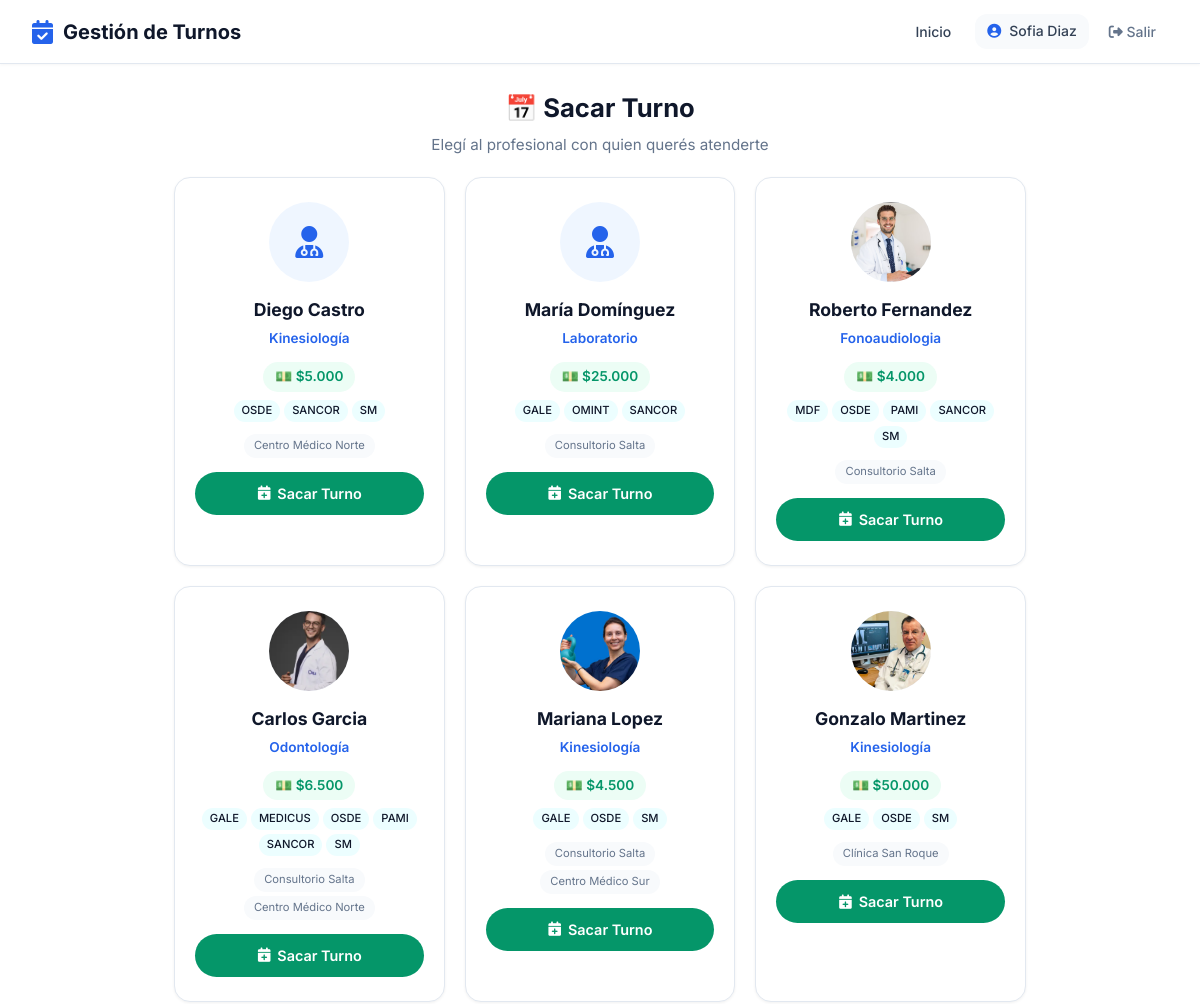
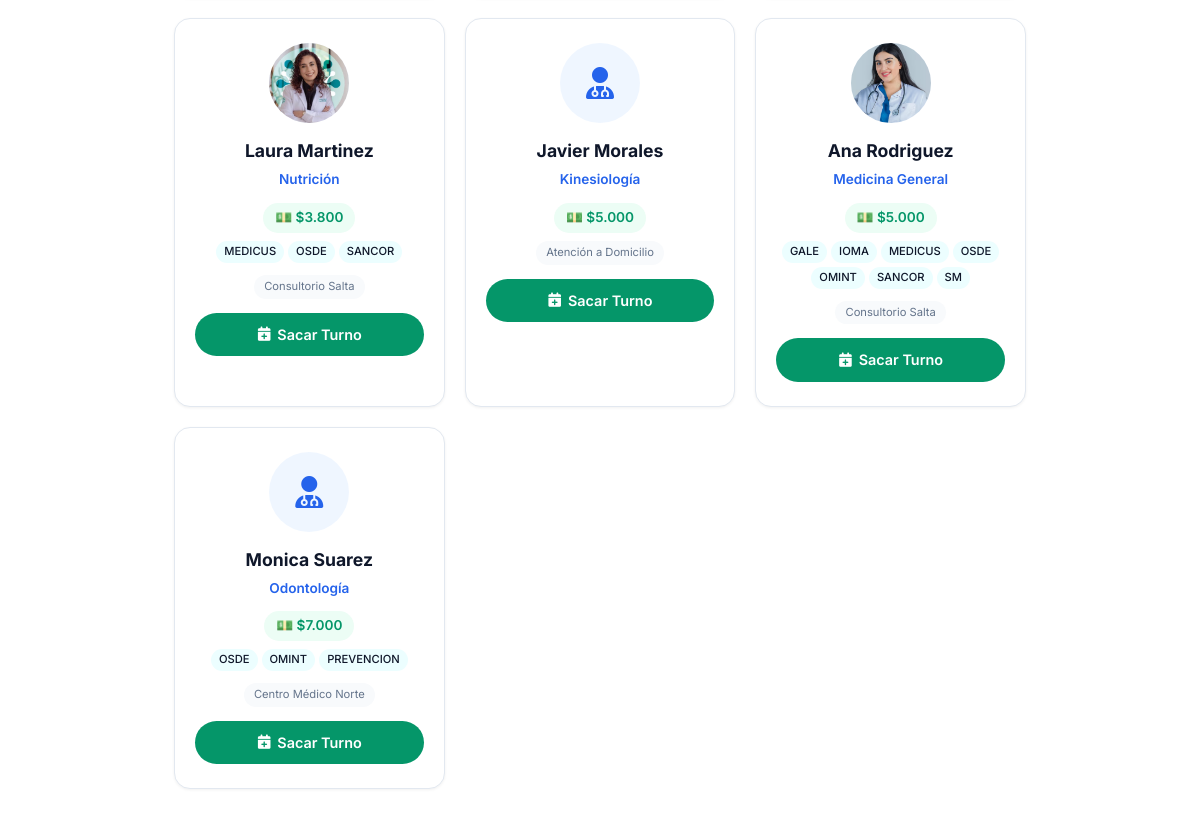
Page /paciente/sacar-turno/ (signed in) on the committed database (2 pictures, top to bottom).
### usuarios/models.py (models this page shows, shortened)
class Usuario(AbstractUser):
    ROLES = [
        ('admin', 'Administrador'),
        ('profesional', 'Profesional'),
        ('secretaria', 'Secretaría'),
        ('paciente', 'Paciente'),
    ]
    rol = models.CharField(max_length=20, choices=ROLES, default='paciente')
    telefono = models.CharField(max_length=20, blank=True)
    establecimiento = models.ForeignKey(
    'establecimientos.Establecimiento',
    on_delete=models.SET_NULL,
    null=True,
    blank=True,
    verbose_name='Establecimiento'
)
    class Meta:
        verbose_name = 'Usuario'
        verbose_name_plural = 'Usuarios'

### profesionales/models.py (models this page shows, shortened)
class Profesional(Persona):
    ESPECIALIDADES = [
        ('odontologia', 'Odontología'),
        ('kinesiologia', 'Kinesiología'),
        ('psicologia', 'Psicología'),
        ('nutricion', 'Nutrición'),
        ('cardiologia', 'Cardiología'),
        ('medicina_general', 'Medicina General'),
        ('dermatologia', 'Dermatología'),
        ('estetica', 'Estética'),
        ('pediatria', 'Pediatría'),
        ('traumatologia', 'Traumatología'),
        ('veterinaria', 'Veterinaria'),
        ('fonoaudiologia', 'Fonoaudiologia'),
        ('laboratorio', 'Laboratorio'),
        ('otro', 'Otro'),
    ]
    usuario = models.OneToOneField(
        'usuarios.Usuario',
        on_delete=models.CASCADE,
        verbose_name='Usuario'
    )
    especialidad = models.CharField(
        max_length=50,
        choices=ESPECIALIDADES,
        verbose_name='Especialidad'
    )
    matricula = models.CharField(
        max_length=50,
        blank=True,
        verbose_name='Matrícula Profesional'
    )
    color_calendario = models.CharField(
        max_length=7,
        default='#4A90D9',
        verbose_name='Color en Calendario'
    )
    acepta_obra_social = models.BooleanField(
        default=False,
        verbose_name='Acepta Obra Social'
    )
    descripcion = models.TextField(
        blank=True,
        verbose_name='Descripción Profesional'
    )
    alias_pago = models.CharField(max_length=200, blank=True, verbose_name='Alias para transferencia')
    foto = models.ImageField(
    upload_to='profesionales/',
    blank=True,
    null=True,
    verbose_name='Foto de Perfil'
    )
    establecimientos = models.ManyToManyField(
    'establecimientos.Establecimiento',
    blank=True,
    related_name='profesionales',
    verbose_name='Consultorios donde atiende'
    )
    frase_destacada = models.CharField(max_length=200, blank=True, verbose_name='Frase destacada')
    precio_particular = models.DecimalField(max_digits=10, decimal_places=2, null=True, blank=True, verbose_name='Precio consulta particular')
    obras_sociales_texto = models.TextField(blank=True, verbose_name='Obras sociales (texto libre)')
    servicios_texto = models.TextField(blank=True, verbose_name='Servicios / Especializaciones')
    servicios_destacados = models.TextField(blank=True, verbose_name='Servicios destacados')
    especializaciones = models.TextField(blank=True, verbose_name='Especializaciones')
    atiende_por_orden = models.BooleanField(
    default=False,
    verbose_name='Atiende por orden de llegada'
)
    obras_sociales = models.ManyToManyField(
        'obras_sociales.ObraSocial',
        blank=True,
        related_name='profesionales',
        verbose_name='Obras Sociales'
    )
    planes = models.ManyToManyField(
        'obras_sociales.Plan',
        blank=True,
        verbose_name='Planes'
    )
    permite_ejercicios = models.BooleanField(
    default=False,
    verbose_name='Activar sección de ejercicios'
)
    permite_planes_alimentacion = models.BooleanField(
        default=False,
        verbose_name='Activar planes de alimentación'
    )
    class Meta:
        verbose_name = 'Profesional'
        verbose_name_plural = 'Profesionales'
        ordering = ['apellido', 'nombre']

### obras_sociales/models.py (models this page shows, shortened)
class ObraSocial(ModeloBase):
    nombre = models.CharField(max_length=200, verbose_name='Nombre')
    sigla = models.CharField(max_length=20, verbose_name='Sigla')
    telefono = models.CharField(max_length=20, blank=True, verbose_name='Teléfono')
    email = models.EmailField(blank=True, verbose_name='Email')
    activo = models.BooleanField(default=True, verbose_name='Activo')
    class Meta:
        verbose_name = 'Obra Social'
        verbose_name_plural = 'Obras Sociales'
        ordering = ['nombre']

### establecimientos/models.py (models this page shows, shortened)
class Establecimiento(ModeloBase):
    nombre = models.CharField(max_length=200, verbose_name='Nombre')
    direccion = models.CharField(max_length=200, verbose_name='Dirección')
    telefono = models.CharField(max_length=20, verbose_name='Teléfono')
    email = models.EmailField(verbose_name='Email')
    cuit = models.CharField(max_length=13, verbose_name='CUIT')
    logo = models.ImageField(upload_to='logos/', blank=True, verbose_name='Logo')
    class Meta:
        verbose_name = 'Establecimiento'
        verbose_name_plural = 'Establecimientos'

### pacientes/views_portal.py (the view, shortened to what this page needs)
@login_required
def sacar_turno_paciente(request, profesional_id=None):
    if request.user.rol != 'paciente':
        return redirect('home')
    paciente = get_object_or_404(Paciente, usuario=request.user)
    hoy = date.today()
    cliente_slug = request.session.get('cliente_slug')
    cliente = None
    if cliente_slug:
        try:
            cliente = ClienteSaaS.objects.get(slug=cliente_slug, activo=True)
        except ClienteSaaS.DoesNotExist:
            pass
    if cliente:
        if cliente.tipo == 'consultorio':
            profesionales = Profesional.objects.filter(
                establecimientos=cliente.establecimiento, activo=True
            )
        else:  # profesional independiente
            profesionales = Profesional.objects.filter(
                id=cliente.profesional.id, activo=True
            )
    else:
        config = ConfiguracionSistema.obtener()
        if config.modo == 'consultorio' and config.establecimiento_principal:
            profesionales = Profesional.objects.filter(
                establecimientos=config.establecimiento_principal,
                activo=True
            ).distinct()
        else:
            profesionales_ids = TurnoProfesional.objects.filter(
                paciente=paciente
            ).values_list('profesional_id', flat=True).distinct()
            profesionales = Profesional.objects.filter(
                Q(id__in=profesionales_ids) | Q(establecimientos__isnull=False),
                activo=True
            ).distinct()[:10]
    return render(request, 'pacientes/portal/elegir_profesional.html', {
        'paciente': paciente,
        'profesionales': profesionales,
        'cliente': cliente,
    })

### core_app/models.py (called while the page is built)
    @property
    def nombre_completo(self):
        return f"{self.nombre} {self.apellido}"

    @classmethod
    def obtener(cls):
        config = cls.objects.first()
        if not config:
            config = cls.objects.create()
        return config

### pacientes/templates/pacientes/portal/elegir_profesional.html (shortened to what this page needs)
{% extends 'core_app/base.html' %}
{% load humanize %}
{% load static %}
{% block extra_css %}
    <link rel="stylesheet" href="{% static 'css/pages/portal_paciente.css' %}">
{% endblock %}
{% block content %}
<div class="portal-paciente-page">
<div class="portal-paciente-container">
    <div style="text-align: center; padding: 24px 0 20px;">
        <h1 style="font-size: 1.6rem; font-weight: 700; color: var(--text); margin: 0 0 4px 0;">📅 Sacar Turno</h1>
        <p style="color: var(--text-muted); font-size: 0.95rem;">Elegí al profesional con quien querés atenderte</p>
    </div>
    {% if profesionales %}
        <div class="profesionales-grid-portal">
            {% for prof in profesionales %}
            <div class="profesional-card-portal">
                <div class="profesional-avatar-portal">
                    {% if prof.foto %}
                        <img src="{{ prof.foto.url }}" alt="{{ prof.nombre_completo }}">
                    {% else %}
                        <i class="fas fa-user-md"></i>
                    {% endif %}
                </div>
                <h3>{{ prof.nombre_completo }}</h3>
                <p class="especialidad">{{ prof.get_especialidad_display }}</p>
                {% if prof.precio_particular %}
                    <span class="precio-portal">💵 ${{ prof.precio_particular|floatformat:0|intcomma }}</span>
                {% endif %}
                {% if prof.obras_sociales.exists %}
                    <div class="obras-sociales-badges">
                        {% for os in prof.obras_sociales.all %}
                            <span class="os-badge-mini">{{ os.sigla }}</span>
                        {% endfor %}
                    </div>
                {% endif %}
                <div class="consultorio-tags">
                    {% if cliente and cliente.tipo == 'consultorio' %}
                        <span class="consultorio-tag">{{ cliente.establecimiento.nombre }}</span>
                    {% else %}
                        {% for est in prof.establecimientos.all %}
                            <span class="consultorio-tag">{{ est.nombre }}</span>
                        {% endfor %}
                    {% endif %}
                </div>
                {% if prof.atiende_por_orden %}
                    <button class="btn-orden-llegada-portal" onclick="abrirModal('{{ prof.nombre_completo|escapejs }}', '{{ prof.get_especialidad_display|escapejs }}', {{ prof.id }})">
                        Orden de Llegada
                    </button>
                {% elif prof.establecimientos.count == 1 %}
                    <a href="{% url 'sacar_turno_paciente_profesional' prof.id %}?establecimiento={{ prof.establecimientos.first.id }}" class="btn-sacar-turno-portal">
                        <i class="fas fa-calendar-plus"></i> Sacar Turno
                    </a>
                {% else %}
                    <a href="{% url 'sacar_turno_paciente_profesional' prof.id %}" class="btn-sacar-turno-portal">
                        <i class="fas fa-calendar-plus"></i> Sacar Turno
                    </a>
                {% endif %}
            </div>
            {% endfor %}
        </div>
    {% endif %}
</div>
</div>
{% endblock %}

### core_app/templates/core_app/base.html (shortened to what this page needs)
<!DOCTYPE html>
<html lang="es">
<head>
    <link rel="stylesheet" href="https://cdnjs.cloudflare.com/ajax/libs/font-awesome/6.4.0/css/all.min.css">
    {% load static %}
    <link rel="stylesheet" href="{% static 'css/core/base.css' %}">
    <link rel="stylesheet" href="{% static 'css/themes/default.css' %}" id="theme-css">
    <link rel="stylesheet" href="{% static 'css/core/layout.css' %}">
    <link rel="stylesheet" href="{% static 'css/core/components.css' %}">
    {% block extra_css %}{% endblock %}
</head>
<body>
    <nav class="navbar">
        <a href="{% url 'home' %}" class="navbar-brand">
            <i class="fas fa-calendar-check"></i>
            Gestión de Turnos
        </a>
        <ul class="navbar-nav">
            <li><a href="{% url 'home' %}" class="nav-link {% if request.resolver_match.url_name == 'home' %}active{% endif %}">Inicio</a></li>
            {% if user.is_authenticated %}
                <li>
                    <span class="nav-user">
                        <i class="fas fa-user-circle"></i>
                        {{ user.get_full_name|default:user.username }}
                    </span>
                </li>
                <li>
                    <form method="post" action="{% url 'logout' %}" style="display: inline;">
                        <button type="submit" class="btn-logout">
                            <i class="fas fa-sign-out-alt"></i> Salir
                        </button>
                    </form>
                </li>
            {% else %}
                <li><a href="{% url 'login' %}" class="btn btn-sm">Ingresar</a></li>
            {% endif %}
        </ul>
    </nav>
    <div class="container">
        {% block content %}{% endblock %}
    </div>
</body>
</html>

### static/css/core/base.css (style rules this page uses)
:root { --primary: #2563eb; --primary-dark: #1d4ed8; --primary-light: #dbeafe; --success: #059669; --success-light: #d1fae5; --warning: #d97706; --warning-light: #fef3c7; --danger: #dc2626; --danger-light: #fee2e2; --info: #0891b2; --info-light: #cffafe; --white: #ffffff; --gray-50: #f9fafb; --gray-100: #f3f4f6; --gray-200: #e5e7eb; --gray-300: #d1d5db; --gray-400: #9ca3af; --gray-500: #6b7280; --gray-600: #4b5563; --gray-700: #374151; --gray-800: #1f2937; --gray-900: #111827; --text-main: #1f2937; --text-secondary: #4b5563; --text-muted: #9ca3af; --bg-body: #ffffff; --bg-card: #ffffff; --bg-alt: #f8fafc; --border-color: #e5e7eb; --shadow-sm: 0 1px 2px 0 rgba(0, 0, 0, 0.05); --shadow: 0 1px 3px 0 rgba(0, 0, 0, 0.1), 0 1px 2px -1px rgba(0, 0, 0, 0.1); --shadow-md: 0 4px 6px -1px rgba(0, 0, 0, 0.1), 0 2px 4px -2px rgba(0, 0, 0, 0.1); --shadow-lg: 0 10px 15px -3px rgba(0, 0, 0, 0.1), 0 4px 6px -4px rgba(0, 0, 0, 0.1); --radius-sm: 6px; --radius: 8px; --radius-lg: 12px; --radius-xl: 16px; --radius-full: 9999px; --sacar-input-bg: #ffffff; --sacar-input-text: #1e293b; --sacar-input-border: #cbd5e1; --sacar-dia-bg: #ffffff; --sacar-dia-text: #1e293b; --sacar-dia-border: #e2e8f0; --sacar-dia-selected-bg: #eff6ff; --sacar-dia-selected-border: #3b82f6; --sacar-dia-selected-text: #1d4ed8; --sacar-consultorio-bg: #f0fdf4; --sacar-consultorio-text: #065f46; --sacar-consultorio-border: #bbf7d0; --diagnostic-bg: #f0fdf4; --diagnostic-text: #166534; --diagnostic-text-strong: #15803d; --medication-bg: #fef3c7; --medication-text: #78350f; --medication-text-strong: #92400e; --medication-text-muted: #92400e; --warning-bg: #fff3cd; --warning-border: #ffc107; --warning-text: #856404; }
* { margin: 0; padding: 0; box-sizing: border-box; }
body { font-family: 'Inter', -apple-system, BlinkMacSystemFont, 'Segoe UI', sans-serif; background-color: var(--bg-body); color: var(--text-main); line-height: 1.6; -webkit-font-smoothing: antialiased; }
a { color: var(--primary); text-decoration: none; }
img { max-width: 100%; height: auto; }

### static/css/themes/default.css (style rules this page uses)
:root { --primary: var(--custom-primary, #2563eb); --primary-dark: var(--custom-primary-dark, #1d4ed8); --primary-light: #eff6ff; --success: #059669; --success-light: #ecfdf5; --warning: #d97706; --warning-light: #fffbeb; --danger: #dc2626; --danger-light: #fef2f2; --info: #0891b2; --info-light: #ecfeff; --text: var(--text-main); --bg-body: #ffffff; --bg-card: #ffffff; --bg-alt: #f8fafc; --text-main: #0f172a; --text-secondary: #334155; --text-muted: #64748b; --border-color: #e2e8f0; --navbar-bg: #ffffff; --navbar-border: #e2e8f0; --navbar-shadow: 0 1px 3px rgba(0,0,0,0.04); --navbar-brand-color: #0f172a; --navbar-link-color: #334155; --navbar-link-hover-bg: #eff6ff; --navbar-link-hover-color: var(--primary); --navbar-user-bg: #f8fafc; --navbar-user-color: #334155; --footer-bg: #0f172a; --footer-text: #94a3b8; --footer-border: rgba(255,255,255,0.1); --footer-heading-color: #ffffff; --footer-link-color: #93c5fd; --footer-link-hover-color: #bfdbfe; --whatsapp-bg: #25D366; --whatsapp-color: #ffffff; --hero-btn-bg: #ffffff; --hero-btn-color: #0f172a; --tag-bg: #d1fae5; --tag-color: #065f46; --tag-os-bg: #ede9fe; --tag-os-color: #5b21b6; --white: #ffffff; --gray-50: #f8fafc; --gray-100: #f1f5f9; --gray-200: #e2e8f0; --gray-300: #cbd5e1; --gray-400: #94a3b8; --gray-500: #64748b; --gray-600: #475569; --gray-700: #334155; --gray-800: #1e293b; --gray-900: #0f172a; --shadow-sm: 0 1px 2px rgba(0,0,0,0.04); --shadow: 0 1px 3px rgba(0,0,0,0.06); --shadow-md: 0 4px 6px rgba(0,0,0,0.06); --shadow-lg: 0 10px 15px rgba(0,0,0,0.08); }
:root { --primary: var(--custom-primary, #2563eb); --primary-dark: var(--custom-primary-dark, #1d4ed8); }

### static/css/core/components.css (style rules this page uses)
.btn-logout { background: none; border: none; color: var(--text-muted); cursor: pointer; padding: 8px 12px; border-radius: var(--radius); font-size: 0.875rem; font-weight: 500; transition: all 0.2s ease; font-family: inherit; }

### rows in the picture
Usuario: get_full_name "Sofia Diaz"
Profesional: nombre_completo "Diego Castro", especialidad "Kinesiología", precio_particular "5.000"
ObraSocial: sigla "OSDE"
ObraSocial: sigla "SANCOR"
ObraSocial: sigla "SM"
Establecimiento: nombre "Centro Médico Norte"
Profesional: nombre_completo "María Domínguez", especialidad "Laboratorio", precio_particular "25.000"
ObraSocial: sigla "GALE"
ObraSocial: sigla "OMINT"
Establecimiento: nombre "Consultorio Salta"
Profesional: foto (picture), nombre_completo "Roberto Fernandez", especialidad "Fonoaudiologia", precio_particular "4.000"
ObraSocial: sigla "MDF"
ObraSocial: sigla "PAMI"
Profesional: foto (picture), nombre_completo "Carlos Garcia", especialidad "Odontología", precio_particular "6.500", atiende_por_orden False (drawn)
ObraSocial: sigla "MEDICUS"
Profesional: foto (picture), nombre_completo "Mariana Lopez", especialidad "Kinesiología", precio_particular "4.500", atiende_por_orden False (drawn)
Establecimiento: nombre "Centro Médico Sur"
Profesional: foto (picture), nombre_completo "Gonzalo Martinez", especialidad "Kinesiología", precio_particular "50.000"
Establecimiento: nombre "Clínica San Roque"
Profesional: foto (picture), nombre_completo "Laura Martinez", especialidad "Nutrición", precio_particular "3.800"
Profesional: nombre_completo "Javier Morales", especialidad "Kinesiología", precio_particular "5.000"
Establecimiento: nombre "Atención a Domicilio"
Profesional: foto (picture), nombre_completo "Ana Rodriguez", especialidad "Medicina General", precio_particular "5.000"
ObraSocial: sigla "IOMA"
Profesional: nombre_completo "Monica Suarez", especialidad "Odontología", precio_particular "7.000"
ObraSocial: sigla "PREVENCION"
